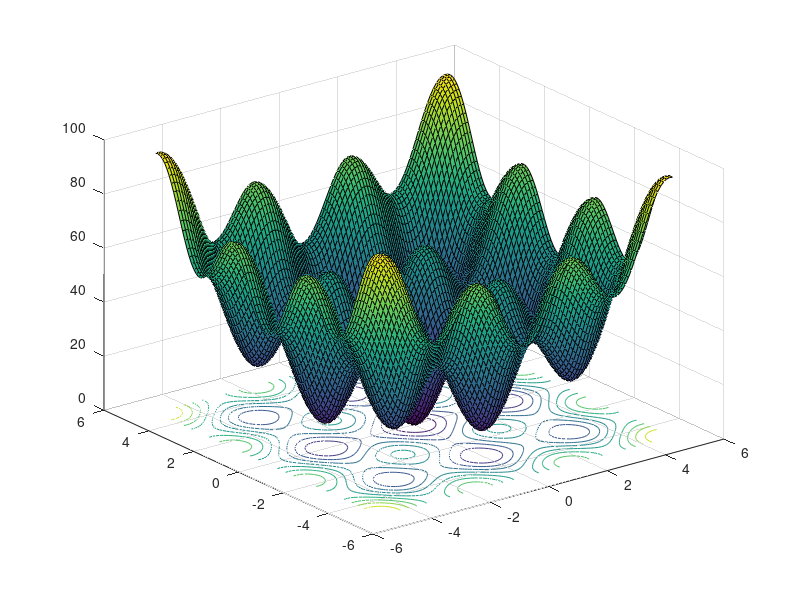

MATLAB code for this plot:
% Simulated Annealing (by X-S Yang, Cambridge University)
disp('Simulating ... it will take a minute or so!');

% Rosenbrock's function with f*=0 at (1,1)
%fstr='(1-x)^2+100*(y-x^2)^2';

% egg crate function with f*=0 at (0,0)
fstr='x^2+y^2+25*((sin(x))^2+(sin(y))^2)';

% Convert into an inline function
f=vectorize(inline(fstr));

% Show the topography of the objective function
range=[-5 5 -5 5];
xgrid=range(1):0.1:range(2); ygrid=range(3):0.1:range(4);
[x,y]=meshgrid(xgrid,ygrid);
surfc(x,y,f(x,y)); 

% Initializing parameters and settings
T_init =1.0; % Initial temperature
T_min = 1e-10; % Final stopping temperature
F_min = -1e+100; % Min value of the function
max_rej=2500; % Maximum number of rejections
max_run=500; % Maximum number of runs
max_accept = 15; % Maximum number of accept
k = 1; % Boltzmann constant
alpha=0.01; % Cooling factor
Enorm=1e-8; % Energy norm (eg, Enorm=le-8)
guess=[2 2]; % Initial guess

% Initializing the counters i,j etc
i= 0; j = 0; accept = 0; totaleval = 0;

% Initializing various values
T = T_init;
E_init = f(guess(1),guess(2));
E_old = E_init; E_new=E_old;
best=guess; % initially guessed values

% Starting the simulated annealling
while ((T > T_min) & (j <= max_rej) & E_new>F_min)
i = i+1;

% Check if max numbers of run/accept are met
if (i >= max_run) | (accept >= max_accept)

% Cooling according to a cooling schedule
T = T_init/ (1 + (alpha * i));
totaleval = totaleval + i;

% reset the counters
i = 1; accept = 1;
end

% Function evaluations at new locations
  ns=guess+rand(1,2)*randn;
  E_new = f(ns(1),ns(2));
% Decide to accept the new solution
DeltaE=E_new-E_old;

% Accept if improved
if (-DeltaE > Enorm)
best = ns; E_old = E_new;
accept=accept+1; j = 0;
end

% Accept with a small probability if not improved
if (DeltaE<=Enorm & exp(-DeltaE/(k*T))>rand );
best = ns; E_old = E_new;
accept=accept+1;
else
  j=j+1;
end

% Update the estimated optimal solution
f_opt=E_old;
end

% Display the final results
disp(strcat('Obj function :',fstr));
disp(strcat('Evaluations :', num2str(totaleval)));
disp(strcat('Best solution:', num2str(best)));
disp(strcat('Best objective:', num2str(f_opt)));
